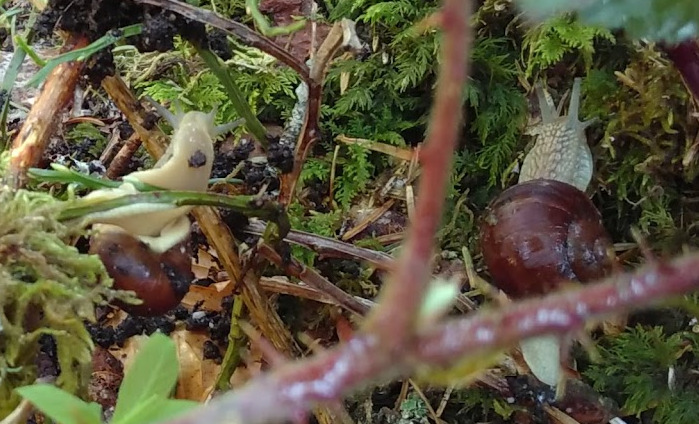
#> input picture data/input3.jpg, 699 x 424 px
$ python convo.py
#> lines starting #> are read from the running program, lines starting #| are printed output that depends on the picture
### morphological.py
import numpy as np
import matplotlib.pyplot as plt
from PIL import Image

# [11 lines left out: function extract_region, not called in this run]


def pad_image(image: np.ndarray, padding_size: int) -> np.ndarray:
    # Pad the image with zeros.
    return np.pad(image, pad_width=padding_size, mode='constant', constant_values=0)


# [89 lines left out: functions erode_binary, dilate_binary, open_binary, close_binary, load_binary, save_binary, not called in this run]


def show_image(image_array: np.ndarray, title: str = ""):
    plt.imshow(image_array, cmap='gray')
    plt.title(title)
    plt.axis('off')
    plt.show()


# [35 lines that do not run on import are left out]

### convo.py
import cv2
from PIL import Image
import numpy as np
from morphological import show_image

def make_kernel(ksize, sigma):
#> called with ksize = 25, sigma = 1.6
    radius = ksize // 2
    # create an unweighted kernel filled with zeros
    kernel = np.zeros((ksize, ksize))

    for i in range(ksize):
        for j in range(ksize):
            x = j - radius
            y = i - radius
            # used the fomula given in the lecture to create the kernel with right values
            kernel[i, j] = np.exp(-(x ** 2 + y ** 2) / (2 * sigma ** 2))
#> further down, im is the input picture: shape (424, 699, 3); mean R, G, B 92.7, 86.7, 63

    # normalize kernel, so that it sums up to 1
    kernel /= np.sum(kernel)
    return kernel

def slow_convolve(arr, k):

    k = np.flip(k, (0, 1))
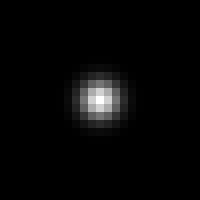
#> k: shape (25, 25) float64 (shown 8 times larger); min 2.31e-26, max 0.0622, mean 0.0016; drawn with min black and max white

    out_img = np.zeros_like(arr, dtype=float)
    kh, kw = k.shape
#> kh = 25; kw = 25
    rh = kh // 2
#> rh = 12
    rw = kw // 2
#> rw = 12

    # checking whether the image is grayscale or rgb
    if len(arr.shape) == 2:
        height, width = arr.shape
        # padding the image array with zeros so that the kernel also evaluates the edges of the img
        padded = np.pad(arr,((rh,rh), (rw,rw)), mode='constant', constant_values=0)
        for i in range(height):
            for j in range(width):
                # creating a kernel sized copy
                patch = padded[i: (i + kh), j: (j + kw)]
                # calculating the weighted patch
                w_patch = patch * k
                # summing up all values of the weighted area into the pixel (i,j)
                out_img[i, j] = np.sum(w_patch)
    else:
        # all same like grayscale but done three times due to the three color channels
        height, width, channel = arr.shape
#> height = 424; width = 699; channel = 3
        padded = np.pad(arr,((rh,rh), (rw,rw), (0,0)), mode='constant', constant_values=0)
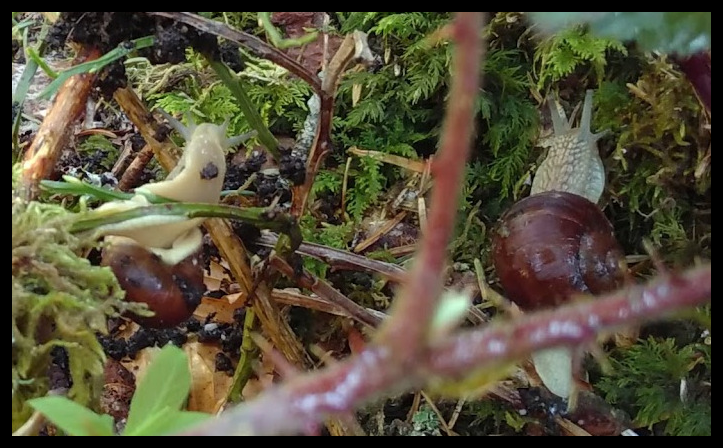
#> padded: shape (448, 723, 3); mean R, G, B 84.9, 79.3, 57.6
        for i in range(height):
            for j in range(width):
                for c in range(channel):
                    patch = padded[i: (i + kh), j: (j + kw), c]
                    w_patch = patch * k
                    out_img[i, j, c] = np.sum(w_patch)
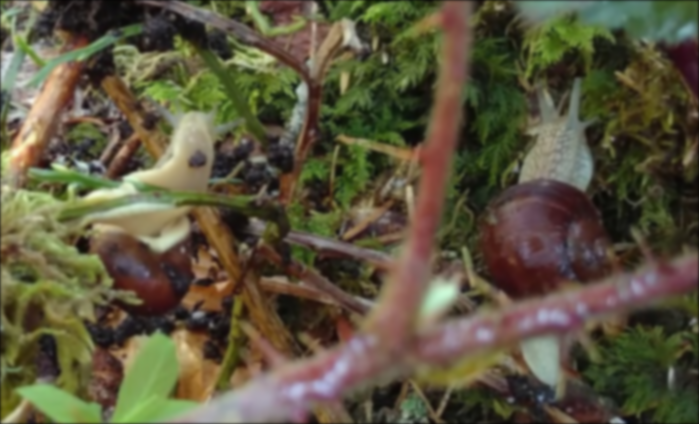
#> out_img: shape (424, 699, 3) float64; mean R, G, B 92.3, 86.2, 62.7

    return out_img


if __name__ == '__main__':
    k = make_kernel(25, 1.6)  # todo: find better parameters original: ksize 3, sigma 1

    # TODO: chose the image you prefer
    # im = np.array(Image.open('data/input1.jpg'))
    # im = np.array(Image.open('data/input2.jpg'))

    im = np.array(Image.open('data/input3.jpg'))

    ### own tests ###
    o_img = slow_convolve(im, k).astype(np.uint8)
    o_img_save = cv2.cvtColor(o_img, cv2.COLOR_RGB2BGR)
    cv2.imwrite(img=o_img_save, filename="data/input3_convoluted.png")
    show_image(o_img, "input3_convolved")


    # TODO: blur the image, subtract the result to the input,
    #       add the result to the input, clip the values to the
    #       range [0,255] (remember warm-up exercise?), convert
    #       the array to np.unit8, and save the result

    im = np.array(Image.open('data/input3.jpg'))

    blurred = slow_convolve(im, k)
    details = im - blurred
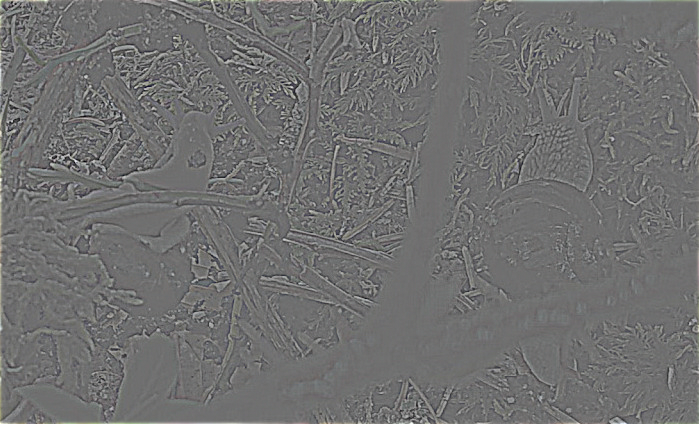
#> details: shape (424, 699, 3) float64; mean R, G, B 0.4, 0.4, 0.3; drawn with min black and max white
    sharpened = im + details
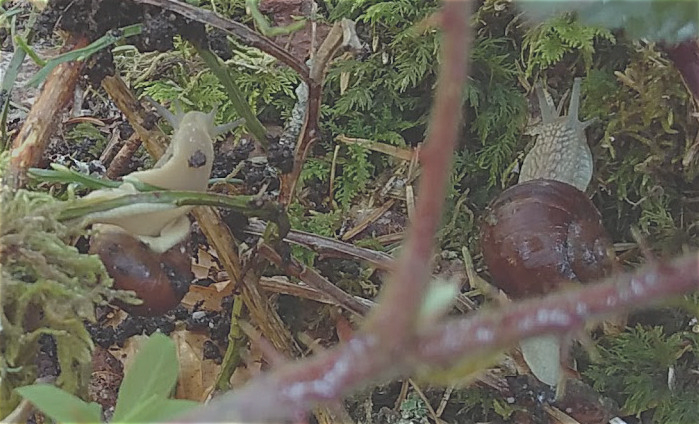
#> sharpened: shape (424, 699, 3) float64; mean R, G, B 93.2, 87.1, 63.3; drawn with min black and max white
    sharpened = np.clip(sharpened, 0, 255)
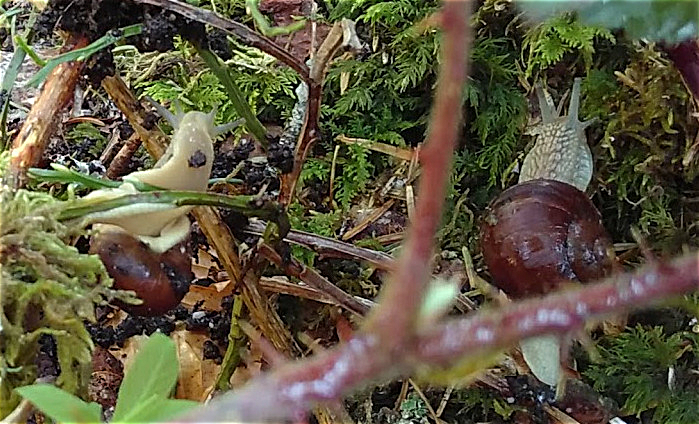
#> sharpened: shape (424, 699, 3) float64; mean R, G, B 93.5, 87.5, 64.5
    sharpened = sharpened.astype(np.uint8)
    show_image(sharpened, "input3_sharpened")

$ run again, with data/input1.jpg copied over data/input3.jpg
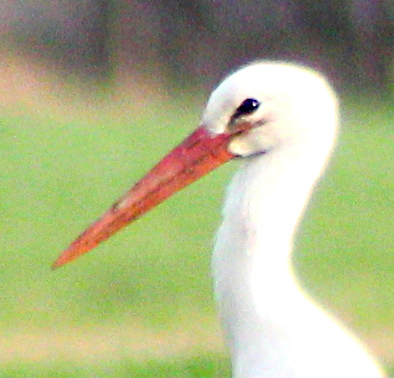
#> input picture data/input1.jpg, 394 x 378 px
#> im is the input picture: shape (378, 394, 3); mean R, G, B 174.1, 180, 136.5
#> `details = im - blurred`:
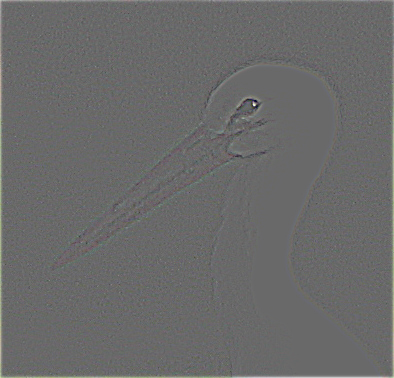
#> details: shape (378, 394, 3) float64; mean R, G, B 1, 1.1, 0.8; drawn with min black and max white
#> `sharpened = im + details`:
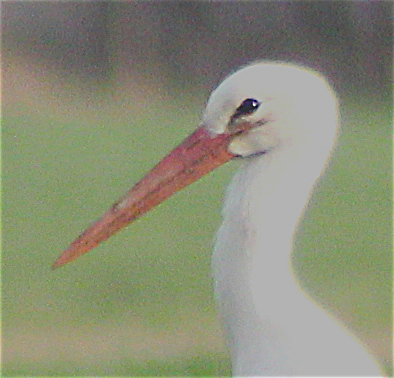
#> sharpened: shape (378, 394, 3) float64; mean R, G, B 175.1, 181, 137.2; drawn with min black and max white

$ run again, with data/input2.jpg copied over data/input3.jpg
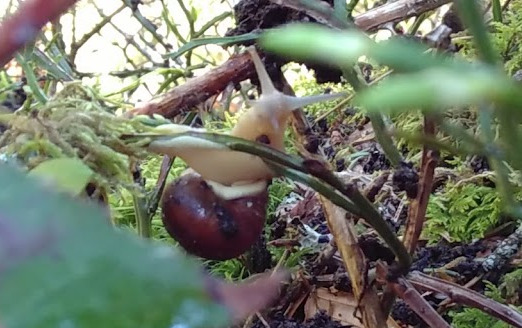
#> input picture data/input2.jpg, 522 x 328 px
#> im is the input picture: shape (328, 522, 3); mean R, G, B 114, 120.7, 105.2
#> `details = im - blurred`:
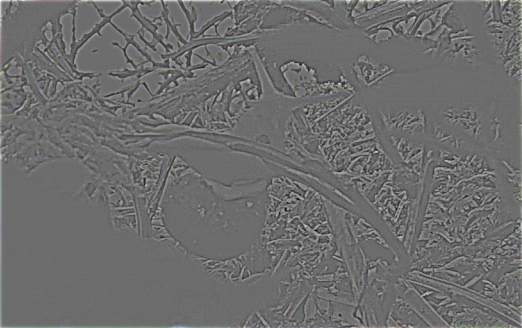
#> details: shape (328, 522, 3) float64; mean R, G, B 0.7, 0.8, 0.7; drawn with min black and max white
#> `sharpened = np.clip(sharpened, 0, 255)`:
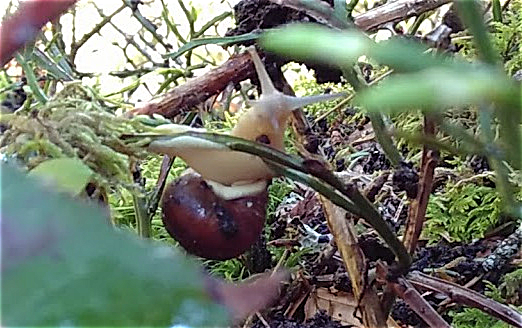
#> sharpened: shape (328, 522, 3) float64; mean R, G, B 114.2, 121, 105.9

$ run again, with data/IMG_20180421_120341.jpg copied over data/input3.jpg
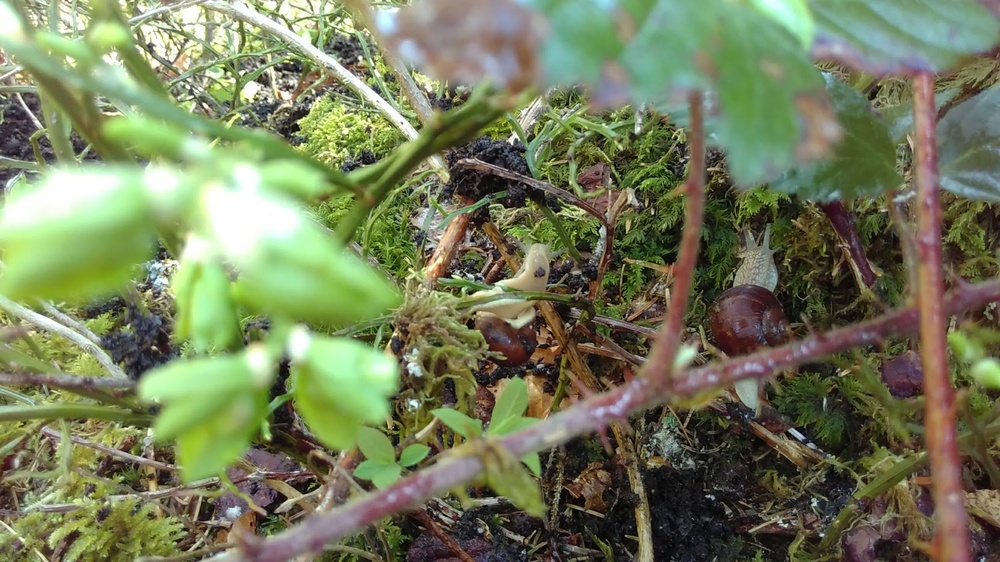
#> input picture data/IMG_20180421_120341.jpg, 1000 x 562 px, shrunk from 1661 x 933 before the run
#> im is the input picture: shape (562, 1000, 3); mean R, G, B 116.9, 124.9, 91
#> `details = im - blurred`:
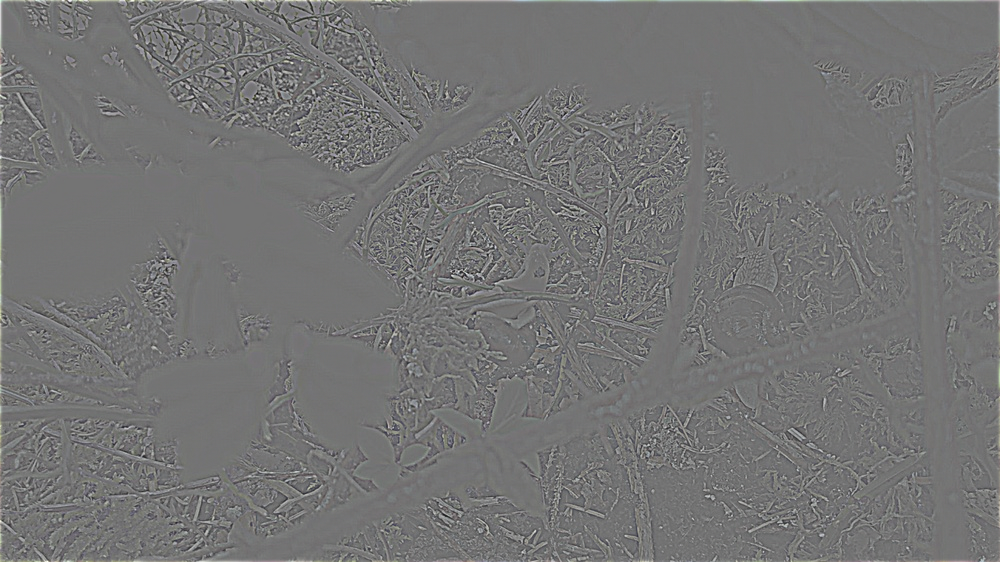
#> details: shape (562, 1000, 3) float64; mean R, G, B 0.4, 0.4, 0.4; drawn with min black and max white
#> `sharpened = np.clip(sharpened, 0, 255)`:
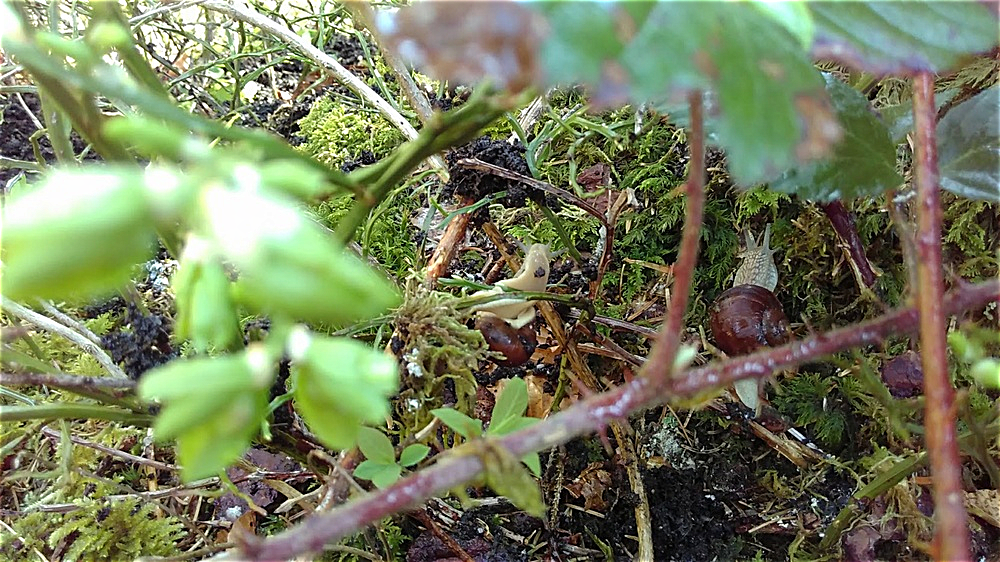
#> sharpened: shape (562, 1000, 3) float64; mean R, G, B 117.2, 125.2, 91.9
